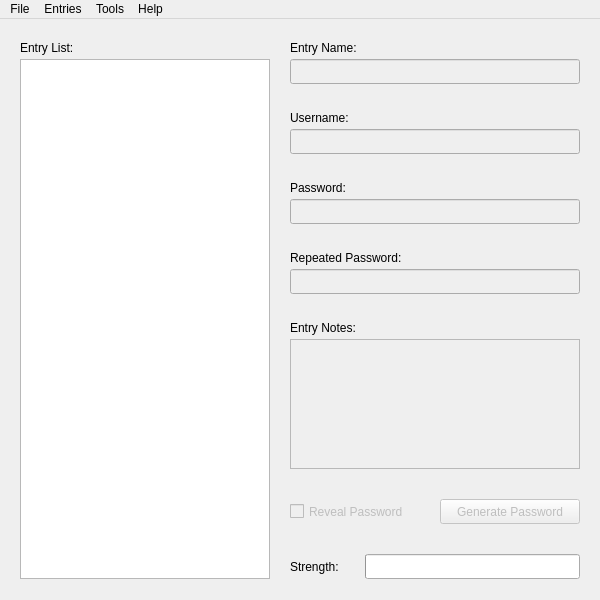
<?xml version="1.0" encoding="UTF-8"?>
<ui version="4.0">
 <class>PassMan</class>
 <widget class="QMainWindow" name="PassMan">
  <property name="geometry">
   <rect>
    <x>0</x>
    <y>0</y>
    <width>600</width>
    <height>600</height>
   </rect>
  </property>
  <property name="sizePolicy">
   <sizepolicy hsizetype="Fixed" vsizetype="Fixed">
    <horstretch>0</horstretch>
    <verstretch>0</verstretch>
   </sizepolicy>
  </property>
  <property name="maximumSize">
   <size>
    <width>600</width>
    <height>800</height>
   </size>
  </property>
  <property name="windowTitle">
   <string>PassMan</string>
  </property>
  <widget class="QWidget" name="passManCentralWidget">
   <widget class="QTableWidget" name="entryTableWidget">
    <property name="geometry">
     <rect>
      <x>20</x>
      <y>40</y>
      <width>250</width>
      <height>520</height>
     </rect>
    </property>
   </widget>
   <widget class="QLabel" name="listLabel">
    <property name="geometry">
     <rect>
      <x>20</x>
      <y>20</y>
      <width>67</width>
      <height>17</height>
     </rect>
    </property>
    <property name="text">
     <string>Entry List:</string>
    </property>
   </widget>
   <widget class="QLineEdit" name="entryNameLineEdit">
    <property name="enabled">
     <bool>false</bool>
    </property>
    <property name="geometry">
     <rect>
      <x>290</x>
      <y>40</y>
      <width>290</width>
      <height>25</height>
     </rect>
    </property>
   </widget>
   <widget class="QLabel" name="entryNameLabel">
    <property name="geometry">
     <rect>
      <x>290</x>
      <y>20</y>
      <width>91</width>
      <height>17</height>
     </rect>
    </property>
    <property name="text">
     <string>Entry Name:</string>
    </property>
   </widget>
   <widget class="QLineEdit" name="usernameLineEdit">
    <property name="enabled">
     <bool>false</bool>
    </property>
    <property name="geometry">
     <rect>
      <x>290</x>
      <y>110</y>
      <width>290</width>
      <height>25</height>
     </rect>
    </property>
   </widget>
   <widget class="QLabel" name="usernameLabel">
    <property name="geometry">
     <rect>
      <x>290</x>
      <y>90</y>
      <width>81</width>
      <height>17</height>
     </rect>
    </property>
    <property name="text">
     <string>Username:</string>
    </property>
   </widget>
   <widget class="QLabel" name="passwordLabel">
    <property name="geometry">
     <rect>
      <x>290</x>
      <y>160</y>
      <width>81</width>
      <height>17</height>
     </rect>
    </property>
    <property name="text">
     <string>Password:</string>
    </property>
   </widget>
   <widget class="QLineEdit" name="passwordLineEdit">
    <property name="enabled">
     <bool>false</bool>
    </property>
    <property name="geometry">
     <rect>
      <x>290</x>
      <y>180</y>
      <width>290</width>
      <height>25</height>
     </rect>
    </property>
    <property name="echoMode">
     <enum>QLineEdit::Password</enum>
    </property>
   </widget>
   <widget class="QLabel" name="repeatedPasswordLabel">
    <property name="geometry">
     <rect>
      <x>290</x>
      <y>230</y>
      <width>141</width>
      <height>17</height>
     </rect>
    </property>
    <property name="text">
     <string>Repeated Password:</string>
    </property>
   </widget>
   <widget class="QLineEdit" name="repeatedPasswordLineEdit">
    <property name="enabled">
     <bool>false</bool>
    </property>
    <property name="geometry">
     <rect>
      <x>290</x>
      <y>250</y>
      <width>290</width>
      <height>25</height>
     </rect>
    </property>
    <property name="echoMode">
     <enum>QLineEdit::Password</enum>
    </property>
   </widget>
   <widget class="QPlainTextEdit" name="notesTextEdit">
    <property name="enabled">
     <bool>false</bool>
    </property>
    <property name="geometry">
     <rect>
      <x>290</x>
      <y>320</y>
      <width>290</width>
      <height>130</height>
     </rect>
    </property>
   </widget>
   <widget class="QLabel" name="entryNotesLabel">
    <property name="geometry">
     <rect>
      <x>290</x>
      <y>300</y>
      <width>91</width>
      <height>17</height>
     </rect>
    </property>
    <property name="text">
     <string>Entry Notes:</string>
    </property>
   </widget>
   <widget class="QPushButton" name="generatePasswordButton">
    <property name="enabled">
     <bool>false</bool>
    </property>
    <property name="geometry">
     <rect>
      <x>440</x>
      <y>480</y>
      <width>140</width>
      <height>25</height>
     </rect>
    </property>
    <property name="text">
     <string>Generate Password</string>
    </property>
   </widget>
   <widget class="QCheckBox" name="revealPasswordCheckBox">
    <property name="enabled">
     <bool>false</bool>
    </property>
    <property name="geometry">
     <rect>
      <x>290</x>
      <y>480</y>
      <width>140</width>
      <height>25</height>
     </rect>
    </property>
    <property name="text">
     <string>Reveal Password</string>
    </property>
   </widget>
   <widget class="QProgressBar" name="passwordStrengthBar">
    <property name="geometry">
     <rect>
      <x>365</x>
      <y>535</y>
      <width>215</width>
      <height>25</height>
     </rect>
    </property>
    <property name="value">
     <number>0</number>
    </property>
    <property name="format">
     <string/>
    </property>
   </widget>
   <widget class="QLabel" name="passwordStrengthLabel">
    <property name="geometry">
     <rect>
      <x>290</x>
      <y>535</y>
      <width>70</width>
      <height>25</height>
     </rect>
    </property>
    <property name="text">
     <string>Strength:</string>
    </property>
   </widget>
  </widget>
  <widget class="QMenuBar" name="menuBar">
   <property name="geometry">
    <rect>
     <x>0</x>
     <y>0</y>
     <width>600</width>
     <height>22</height>
    </rect>
   </property>
   <widget class="QMenu" name="menuPassMan">
    <property name="title">
     <string>File</string>
    </property>
    <addaction name="actionNew_Database"/>
    <addaction name="actionOpen_Database"/>
    <addaction name="actionSave_Database"/>
    <addaction name="actionSaveas_Database"/>
    <addaction name="actionClose_Database"/>
    <addaction name="actionQuit"/>
   </widget>
   <widget class="QMenu" name="menuEntries">
    <property name="title">
     <string>Entries</string>
    </property>
    <addaction name="actionAdd_Entry"/>
    <addaction name="actionCopy_Entry_Username"/>
    <addaction name="actionCopy_Entry_Password"/>
    <addaction name="actionDelete_Entry"/>
    <addaction name="actionAuto_Type_Entry"/>
   </widget>
   <widget class="QMenu" name="menuTools">
    <property name="title">
     <string>Tools</string>
    </property>
    <addaction name="actionPassword_Generator"/>
    <addaction name="actionPassword_Strength_Calculator"/>
    <addaction name="actionYubiKey_Tester"/>
   </widget>
   <widget class="QMenu" name="menuHelp">
    <property name="title">
     <string>Help</string>
    </property>
    <addaction name="actionHow_to_Use"/>
    <addaction name="actionAbout"/>
    <addaction name="actionAbout_Qt"/>
   </widget>
   <addaction name="menuPassMan"/>
   <addaction name="menuEntries"/>
   <addaction name="menuTools"/>
   <addaction name="menuHelp"/>
  </widget>
  <widget class="QStatusBar" name="statusBar">
   <property name="sizeGripEnabled">
    <bool>false</bool>
   </property>
  </widget>
  <action name="actionNew_Database">
   <property name="text">
    <string>New Database</string>
   </property>
  </action>
  <action name="actionOpen_Database">
   <property name="text">
    <string>Open Database</string>
   </property>
  </action>
  <action name="actionSave_Database">
   <property name="enabled">
    <bool>false</bool>
   </property>
   <property name="text">
    <string>Save Database</string>
   </property>
  </action>
  <action name="actionSaveas_Database">
   <property name="enabled">
    <bool>false</bool>
   </property>
   <property name="text">
    <string>Save Database as</string>
   </property>
  </action>
  <action name="actionHow_to_Use">
   <property name="text">
    <string>How to Use</string>
   </property>
  </action>
  <action name="actionAbout">
   <property name="text">
    <string>About</string>
   </property>
  </action>
  <action name="actionPassword_Generator">
   <property name="text">
    <string>Password Generator</string>
   </property>
  </action>
  <action name="actionPassword_Strength_Calculator">
   <property name="text">
    <string>Password Strength Calculator</string>
   </property>
  </action>
  <action name="actionYubiKey_Tester">
   <property name="text">
    <string>YubiKey Tester</string>
   </property>
  </action>
  <action name="actionAdd_Entry">
   <property name="enabled">
    <bool>false</bool>
   </property>
   <property name="text">
    <string>Add Entry</string>
   </property>
  </action>
  <action name="actionDelete_Entry">
   <property name="enabled">
    <bool>false</bool>
   </property>
   <property name="text">
    <string>Delete Entry</string>
   </property>
  </action>
  <action name="actionAuto_Type_Entry">
   <property name="enabled">
    <bool>false</bool>
   </property>
   <property name="text">
    <string>Auto-Type Entry</string>
   </property>
  </action>
  <action name="actionClose_Database">
   <property name="enabled">
    <bool>false</bool>
   </property>
   <property name="text">
    <string>Close Database</string>
   </property>
  </action>
  <action name="actionQuit">
   <property name="text">
    <string>Quit</string>
   </property>
  </action>
  <action name="actionCopy_Entry_Username">
   <property name="enabled">
    <bool>false</bool>
   </property>
   <property name="text">
    <string>Copy Entry Username</string>
   </property>
  </action>
  <action name="actionCopy_Entry_Password">
   <property name="enabled">
    <bool>false</bool>
   </property>
   <property name="text">
    <string>Copy Entry Password</string>
   </property>
  </action>
  <action name="actionAbout_Qt">
   <property name="text">
    <string>About Qt</string>
   </property>
  </action>
 </widget>
 <layoutdefault spacing="6" margin="11"/>
 <resources/>
 <connections/>
</ui>
